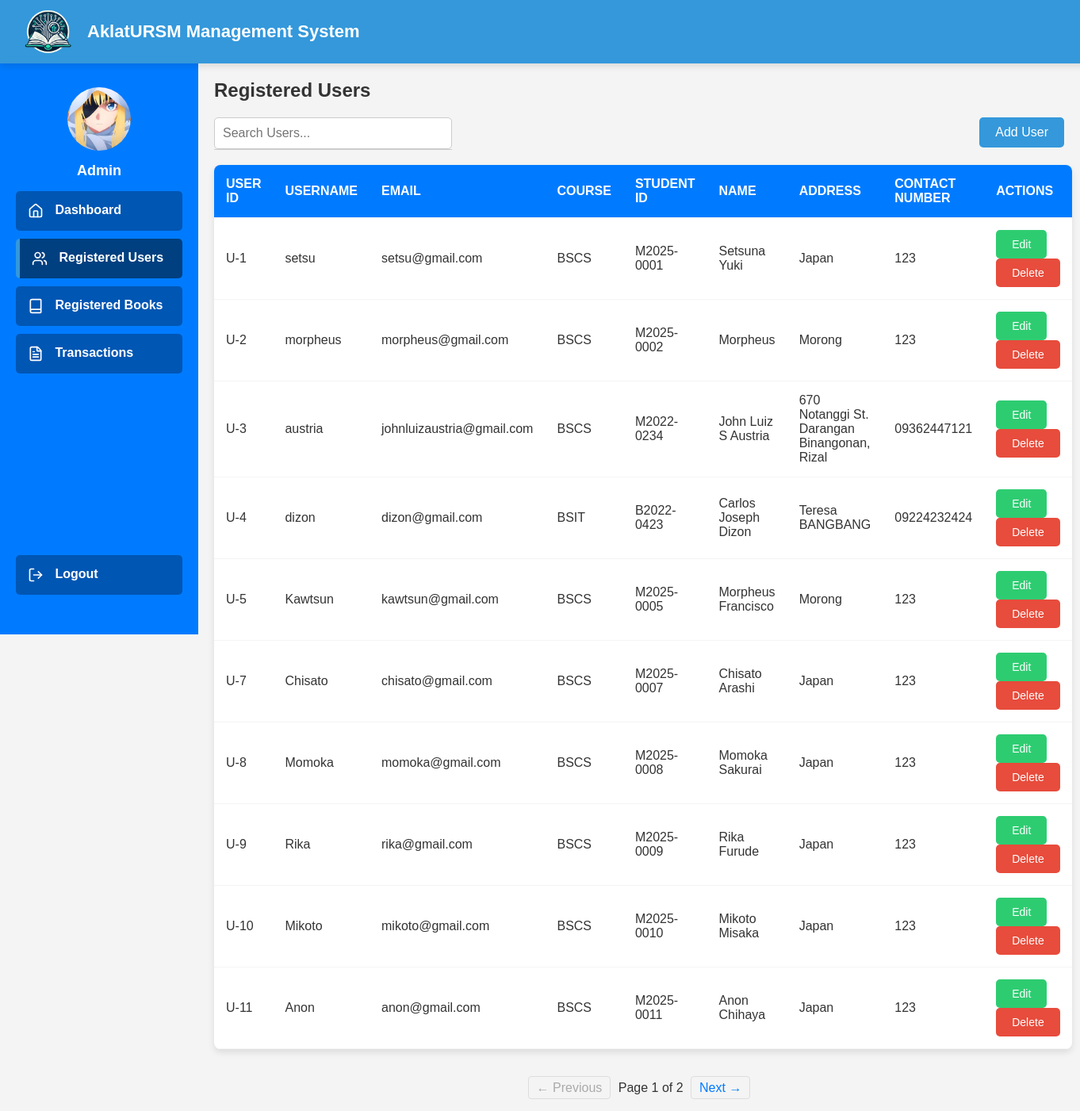
Page /admin/admin-users.php (signed in) on the committed database.
### tables this page shows
CREATE TABLE `users` (
  `user_id` int(11) NOT NULL,
  `username` varchar(50) NOT NULL,
  `password` varchar(255) NOT NULL,
  `email` varchar(255) NOT NULL,
  `course` varchar(100) NOT NULL,
  `student_id` varchar(50) NOT NULL,
  `name` varchar(255) DEFAULT NULL,
  `address` text DEFAULT NULL,
  `contact_number` varchar(20) DEFAULT NULL
);

### admin/admin-users.php (the view, shortened to what this page needs)
<?php
include '../validate/db.php';
$searchQuery = isset($_GET['search']) ? trim($_GET['search']) : "";
$records_per_page = 10;
$page = isset($_GET['page']) ? (int)$_GET['page'] : 1;
$page = max($page, 1);
$offset = ($page - 1) * $records_per_page;
if ($searchQuery !== "") {
    $searchQueryEscaped = $conn->real_escape_string($searchQuery);
    $sql_count = "SELECT COUNT(*) AS total FROM users WHERE username LIKE '%$searchQueryEscaped%'";
    $countResult = $conn->query($sql_count);
    $total_users = ($countResult) ? $countResult->fetch_assoc()['total'] : 0;
    $total_pages = ceil($total_users / $records_per_page);
    $sql_registered_users = "
        SELECT user_id, username, email, course, student_id, name, address, contact_number
        FROM users
        WHERE username LIKE '%$searchQueryEscaped%'
        ORDER BY user_id ASC
        LIMIT $records_per_page OFFSET $offset";
} else {
    $sql_count = "SELECT COUNT(*) AS total_users FROM users";
    $result_count = $conn->query($sql_count);
    $total_users = $result_count->fetch_assoc()['total_users'];
    $total_pages = ceil($total_users / $records_per_page);
    $sql_registered_users = "
        SELECT user_id, username, email, course, student_id, name, address, contact_number
        FROM users
        ORDER BY user_id ASC
        LIMIT $records_per_page OFFSET $offset";
}
$result_registered_users = $conn->query($sql_registered_users);
$registered_users = [];
if ($result_registered_users && $result_registered_users->num_rows > 0) {
    while ($row = $result_registered_users->fetch_assoc()) {
        $registered_users[] = $row;
    }
}
?>
<!DOCTYPE html>
<html>
<head>
</head>
<body>
    <header>
        <div class="logo-container">
            <img src="../img/LMS_logo.png" alt="Library Logo">
            <span>AklatURSM Management System</span>
        </div>
    </header>
    <div class="container">
        <div class="sidebar">
            <img src="admin.jpg" alt="Admin Avatar">
            <h3>Admin</h3>
            <?php
            $currentPage = basename($_SERVER['PHP_SELF']);
            ?>
            <ul>
                <a href="admin-dashboard.php" class="<?php echo $currentPage === 'admin-dashboard.php' ? 'active' : ''; ?>">
                    <li>
                        <i class="lucide" data-lucide="home"></i> Dashboard
                    </li>
                </a>
                <a href="admin-users.php" class="<?php echo $currentPage === 'admin-users.php' ? 'active' : ''; ?>">
                    <li>
                        <i class="lucide" data-lucide="users"></i> Registered Users
                    </li>
                </a>
                <a href="admin-books.php" class="<?php echo $currentPage === 'admin-books.php' ? 'active' : ''; ?>">
                    <li>
                        <i class="lucide" data-lucide="book"></i> Registered Books
                    </li>
                </a>
                <a href="admin-transactions.php" class="<?php echo $currentPage === 'admin-transactions.php' ? 'active' : ''; ?>">
                    <li>
                        <i class="lucide" data-lucide="file-text"></i> Transactions
                    </li>
                </a>
            </ul>
            <a href="logoutAdmin.php" class="logout">
                <li>
                    <i class="lucide" data-lucide="log-out"></i> Logout
                </li>
            </a>
        </div>
        <div class="main-content">
            <h2>Registered Users</h2>
            <div class="search-bar-container">
                <div class="search-input-wrapper">
                    <input type="text" id="searchInput" placeholder="Search Users..." value="<?php echo htmlspecialchars($searchQuery); ?>">
                    <ul id="suggestions" class="suggestions-list"></ul>
            </div>
            <button id="openAddUserModal">Add User</button>
        </div>
        <table class="users-table">
            <thead>
                <tr>
                    <th>User ID</th>
                    <th>Username</th>
                    <th>Email</th>
                    <th>Course</th>
                    <th>Student ID</th>
                    <th>Name</th>
                    <th>Address</th>
                    <th>Contact Number</th>
                    <th>Actions</th>
                </tr>
            </thead>
            <tbody>
                <?php if (empty($registered_users)): ?>
                    <tr>
                        <td colspan="9" style="text-align: center;">No registered users found.</td>
                    </tr>
                <?php else: ?>
                    <?php foreach ($registered_users as $user): ?>
                        <tr>
                            <td>U-<?php echo htmlspecialchars($user['user_id']); ?></td>
                            <td><?php echo htmlspecialchars($user['username']); ?></td>
                            <td><?php echo htmlspecialchars($user['email']); ?></td>
                            <td><?php echo htmlspecialchars($user['course']); ?></td>
                            <td><?php echo htmlspecialchars($user['student_id']); ?></td>
                            <td><?php echo htmlspecialchars($user['name']); ?></td>
                            <td><?php echo htmlspecialchars($user['address']); ?></td>
                            <td><?php echo htmlspecialchars($user['contact_number']); ?></td>
                            <td>
                                <button class="edit-btn" onclick="openEditModal(<?php echo htmlspecialchars(json_encode($user)); ?>)">Edit</button>
                                <button class="delete-btn" onclick="confirmDelete(<?php echo $user['user_id']; ?>)">Delete</button>
                            </td>
                        </tr>
                    <?php endforeach; ?>
                <?php endif; ?>
            </tbody>
        </table>
        <div class="pagination">
            <?php if ($page > 1): ?>
                <a href="?page=<?php echo $page - 1; ?><?php echo ($searchQuery != '' ? '&search=' . urlencode($searchQuery) : ''); ?>">← Previous</a>
            <?php else: ?>
                <a class="disabled">← Previous</a>
            <?php endif; ?>
            <span>Page <?php echo $page; ?> of <?php echo $total_pages; ?></span>
            <?php if ($page < $total_pages): ?>
                <a href="?page=<?php echo $page + 1; ?><?php echo ($searchQuery != '' ? '&search=' . urlencode($searchQuery) : ''); ?>">Next →</a>
            <?php else: ?>
                <a class="disabled">Next →</a>
            <?php endif; ?>
        </div>
    </div>
    </div>
</body>
</html>

### admin/admin-users.php (style rules this page uses)
body { margin: 0; font-family: Arial, sans-serif; background-color: #f4f4f4; color: #333; }
header { position: fixed; top: 0; left: 0; width: 100%; z-index: 1001; background-color: #3498db; color: white; display: flex; align-items: center; justify-content: space-between; padding: 10px 20px; box-shadow: 0px 4px 8px rgba(0, 0, 0, 0.1); height: 60px; }
header .logo-container { display: flex; align-items: center; }
header .logo-container img { width: 80px; margin-right: 10px; }
header .logo-container span { font-size: 22px; font-weight: bold; }
.sidebar img { border-radius: 50%; width: 80px; display: block; margin: 30px auto 10px; }
.sidebar h3 { text-align: center; margin: 15px 0; font-size: 18px; }
.sidebar ul a .lucide { width: 20px; height: 20px; margin-right: 10px; vertical-align: middle; }
.logout .lucide { width: 20px; height: 20px; margin-right: 10px; vertical-align: middle; }
.sidebar { position: fixed; top: 60px; left: 0; height: calc(100vh - 60px); width: 250px; background-color: #007BFF; color: white; padding: 20px; box-sizing: border-box; overflow-y: auto; z-index: 1000; }
.sidebar ul { padding: 0; margin: 0; list-style: none; }
.sidebar ul a { display: block; margin: 10px 0; padding: 15px; background-color: #0056b3; border-radius: 5px; text-decoration: none; color: white; font-size: 16px; font-weight: bold; transition: background-color 0.3s, padding-left 0.3s; }
.sidebar ul a.active { background-color: #004080; font-weight: bold; color: white; border-left: 5px solid #3498db; padding-left: 15px; }
.logout { list-style: none; position: absolute; bottom: 50px; left: 20px; right: 20px; display: block; padding: 15px; background-color: #0056b3; border-radius: 5px; text-decoration: none; color: white; font-size: 16px; font-weight: bold; transition: background-color 0.3s; }
.main-content { margin-left: 250px; padding: 20px; margin-top: 60px; box-sizing: border-box; min-height: calc(100vh - 60px); }
.search-bar-container { display: flex; justify-content: space-between; align-items: flex-start; margin-bottom: 20px; }
.search-bar-container button { padding: 10px 20px; font-size: 16px; background-color: #3498db; color: white; border: none; border-radius: 5px; cursor: pointer; }
.search-input-wrapper { position: relative; width: 300px; }
.search-input-wrapper input { padding: 10px 70px 10px 10px; font-size: 16px; width: 100%; border: 1px solid #ccc; border-radius: 5px; box-sizing: border-box; }
.suggestions-list { position: absolute; top: 100%; left: 0; right: 0; background: #fff; border: 1px solid #ccc; border-top: none; border-radius: 0 0 5px 5px; list-style: none; margin: 0; padding: 0; z-index: 1000; max-height: 200px; overflow-y: auto; }
.users-table { width: 100%; background-color: white; border-collapse: collapse; box-shadow: 0px 4px 8px rgba(0, 0, 0, 0.1); border-radius: 8px; overflow: hidden; margin-top: 20px; }
.users-table th, .users-table td { padding: 15px; text-align: left; border-bottom: 1px solid #f4f4f4; }
.users-table th { background-color: #007BFF; color: white; text-transform: uppercase; }
.pagination { margin-top: 40px; text-align: center; }
.pagination a { text-decoration: none; color: #007BFF; padding: 5px 10px; border: 1px solid #ddd; border-radius: 4px; margin: 0 5px; transition: background-color 0.3s; }
.pagination a.disabled { color: #aaa; cursor: not-allowed; }
button { padding: 10px 20px; font-size: 14px; border: none; border-radius: 5px; cursor: pointer; transition: background-color 0.3s, transform 0.2s; }
.edit-btn { background-color: #2ecc71; color: white; }
.delete-btn { background-color: #e74c3c; color: white; }

### rows in the picture
users: user_id "1", username "setsu", email "setsu@gmail.com", course "BSCS", student "M2025-0001", name "Setsuna Yuki", address "Japan", contact_number "123"
users: user_id "2", username "morpheus", email "morpheus@gmail.com", course "BSCS", student "M2025-0002", name "Morpheus", address "Morong", contact_number "123"
users: user_id "3", username "austria", email "johnluizaustria@gmail.com", course "BSCS", student "M2022-0234", name "John Luiz S Austria", address "670 Notanggi St. Darangan Binangonan, Rizal", contact_number "09362447121"
users: user_id "4", username "dizon", email "dizon@gmail.com", course "BSIT", student "B2022-0423", name "Carlos Joseph Dizon", address "Teresa BANGBANG", contact_number "09224232424"
users: user_id "5", username "Kawtsun", email "kawtsun@gmail.com", course "BSCS", student "M2025-0005", name "Morpheus Francisco", address "Morong", contact_number "123"
users: user_id "7", username "Chisato", email "chisato@gmail.com", course "BSCS", student "M2025-0007", name "Chisato Arashi", address "Japan", contact_number "123"
users: user_id "8", username "Momoka", email "momoka@gmail.com", course "BSCS", student "M2025-0008", name "Momoka Sakurai", address "Japan", contact_number "123"
users: user_id "9", username "Rika", email "rika@gmail.com", course "BSCS", student "M2025-0009", name "Rika Furude", address "Japan", contact_number "123"
users: user_id "10", username "Mikoto", email "mikoto@gmail.com", course "BSCS", student "M2025-0010", name "Mikoto Misaka", address "Japan", contact_number "123"
users: user_id "11", username "Anon", email "anon@gmail.com", course "BSCS", student "M2025-0011", name "Anon Chihaya", address "Japan", contact_number "123"

### other values in the picture
$page "1"
$total_pages "2"
